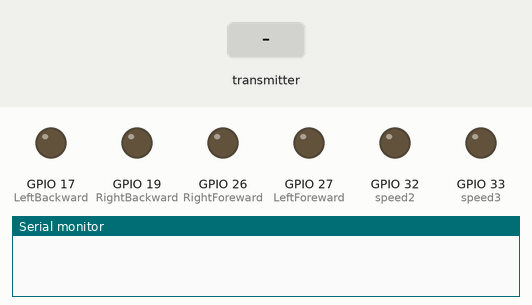
Bench run of a sketch on a simulated ESP32. On the bench: output pins drawn as LEDs (lit = HIGH), the last lines printed to the serial monitor. The test bench sets the inputs (shaded band).

Above: at 1.2 s.
1.3 s: the transmitter starts sending x = 1024
At 2.1 s:
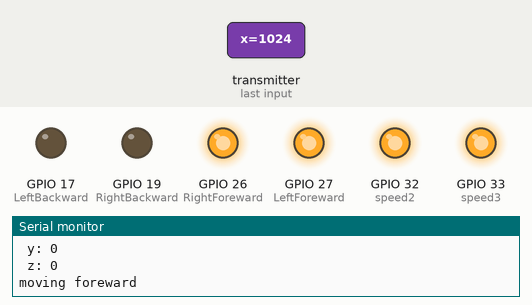
2.8 s: the transmitter starts sending x = 0
At 3.3 s:
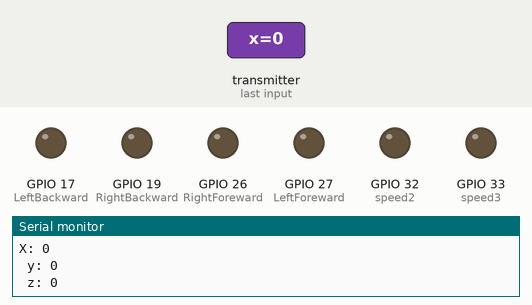
4.3 s: the transmitter starts sending y = 1024
At 5.5 s:
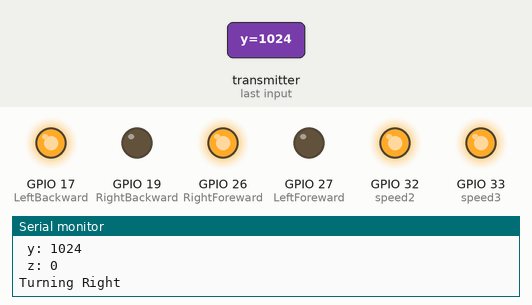
5.8 s: the transmitter starts sending x = 2048
At 6.8 s:
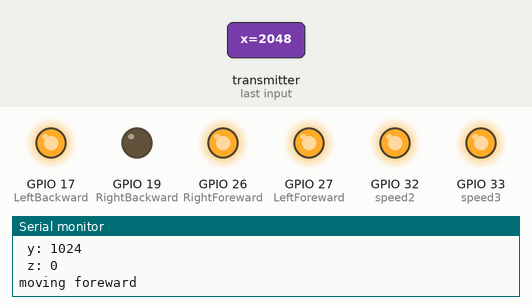
Timing chart, 0 to 8.3 s (numbered marks = the images above; inputs shaded):
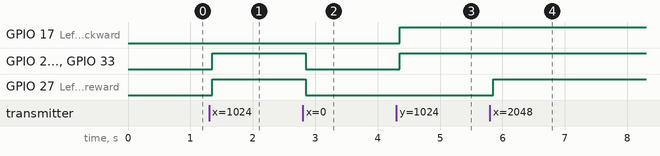

The sketch:

Gesture_controlled_recive.ino
```cpp
// (licence header left out)
#include <esp_now.h>
#include <WiFi.h>
#define RightForeward 26
#define RightBackward 19
#define LeftForeward 27
#define LeftBackward 17

int speed2 = 32;
int speed3 = 33;   // Choose any PWM-capable pin
int pwmChannel = 0;
int pwmChannel2 = 0;
int freq = 5000;
int resolution = 8;
int dutycycle = 0;

// Structure example to receive data
// Must match the sender structure
typedef struct struct_message {
  int16_t x;
  int16_t y;
  int16_t z;
} struct_message;

// Create a struct_message called myData
struct_message myData;

// callback function that will be executed when data is received
void OnDataRecv(const uint8_t * mac, const uint8_t *incomingData, int len) {
  memcpy(&myData, incomingData, sizeof(myData));
  Serial.print("X: ");
  Serial.println(myData.x);
  Serial.print(" y: ");
  Serial.println(myData.y);
  Serial.print(" z: ");
  Serial.println(myData.z);


  if (myData.x >= 50){
    digitalWrite(RightForeward, HIGH);
    digitalWrite(LeftForeward, HIGH);
    Serial.println("moving foreward");
    dutycycle = map(myData.x, 0, 250, 60, 255);
    ledcWrite(pwmChannel, dutycycle);
    ledcWrite(pwmChannel2, dutycycle);

  }
  else if(myData.x <= -50){
    digitalWrite(RightBackward, HIGH);
    digitalWrite(LeftBackward, HIGH);
    Serial.println("Moving Backward");
    dutycycle = map(-myData.x, 0, 250, 60, 255);
    ledcWrite(pwmChannel, dutycycle);
    ledcWrite(pwmChannel2, dutycycle);
  }
  else if(myData.y >= 50){
    digitalWrite(RightForeward, HIGH);
    digitalWrite(LeftBackward, HIGH);
    Serial.println("Turning Right");
    dutycycle = map(myData.y, 0, 200, 60, 255);
    ledcWrite(pwmChannel, dutycycle);
    ledcWrite(pwmChannel2, dutycycle);
  }
  else if(myData.y <= -50){
    digitalWrite(RightBackward, HIGH);
    digitalWrite(LeftForeward, HIGH);
    dutycycle = map(-myData.y, 0, 200, 60, 255);
    ledcWrite(pwmChannel, dutycycle);
    ledcWrite(pwmChannel2, dutycycle);
  }
  else {
    digitalWrite(RightForeward, LOW);
    digitalWrite(RightBackward, LOW);
    digitalWrite(LeftForeward, LOW);
    digitalWrite(LeftBackward, LOW);
    dutycycle = 0;
    ledcWrite(pwmChannel, dutycycle);
    ledcWrite(pwmChannel2, dutycycle);
  }
}


void setup() {
  // Initialize Serial Monitor
  Serial.begin(115200);
  pinMode(RightForeward, OUTPUT);
  pinMode(RightBackward, OUTPUT);
  pinMode(LeftForeward, OUTPUT);
  pinMode(LeftBackward, OUTPUT);

  // Set device as a Wi-Fi Station
  WiFi.mode(WIFI_STA);

  // Init ESP-NOW
  if (esp_now_init() != ESP_OK) {
    Serial.println("Error initializing ESP-NOW");
    return;
  }

  ledcSetup(pwmChannel, freq, resolution);
  ledcAttachPin(speed2, pwmChannel);

  ledcSetup(pwmChannel2, freq, resolution);
  ledcAttachPin(speed3, pwmChannel2);

  // Once ESPNow is successfully Init, we will register for recv CB to
  // get recv packer info
  esp_now_register_recv_cb(esp_now_recv_cb_t(OnDataRecv));
}

void loop() {

}
```

Measured:
- after the input at 1.3 s, GPIO 26 (RightForeward), GPIO 27 (LeftForeward), GPIO 32 (speed2), GPIO 33 (speed3): LOW → HIGH after 0.05 s
- after the input at 2.8 s, GPIO 26 (RightForeward), GPIO 27 (LeftForeward), GPIO 32 (speed2), GPIO 33 (speed3): HIGH → LOW after 0.05 s
- after the input at 4.3 s, GPIO 17 (LeftBackward), GPIO 26 (RightForeward), GPIO 32 (speed2), GPIO 33 (speed3): LOW → HIGH after 0.05 s
- after the input at 5.8 s, GPIO 27 (LeftForeward): LOW → HIGH after 0.05 s
